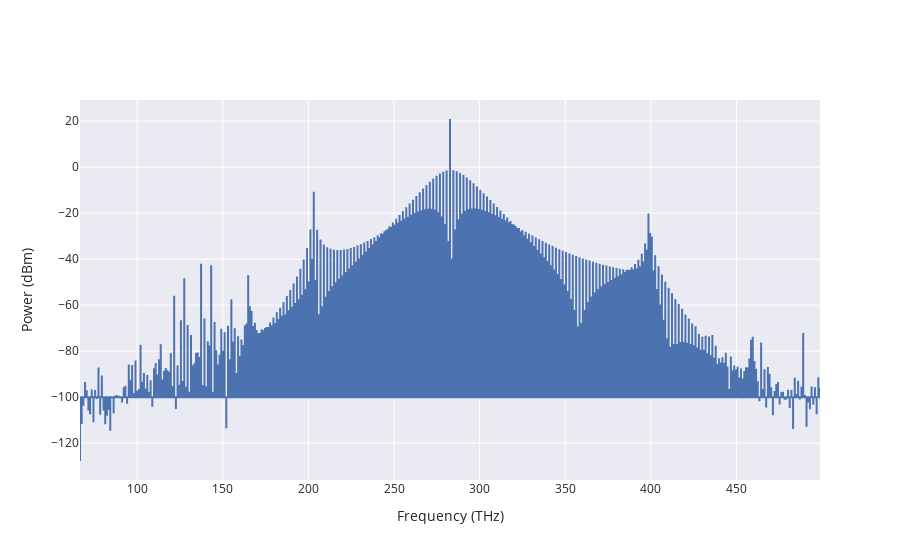

Here is the notebook cell this chart was saved with:
### Code cell
solver.PlotCombSpectra(3345).show()

### Figure 1 — Plotly figure (JSON) as saved in the notebook; plotly's stock layout.template omitted (floating-point values rounded to 4 significant figures; data arrays with more than 128 entries replaced by an {"elided": "..."} marker saying what was removed)
{"data": [{"name": "Waveguide", "type": "scatter", "uid": "f89e9e4c-65e4-4974-b098-a10d1b6d5c42", "x": {"elided": "1323 float values"}, "y": {"elided": "1323 float values"}}], "layout": {"xaxis": {"title": {"text": "Frequency (THz)"}}, "yaxis": {"title": {"text": "Power (dBm)"}}}}
